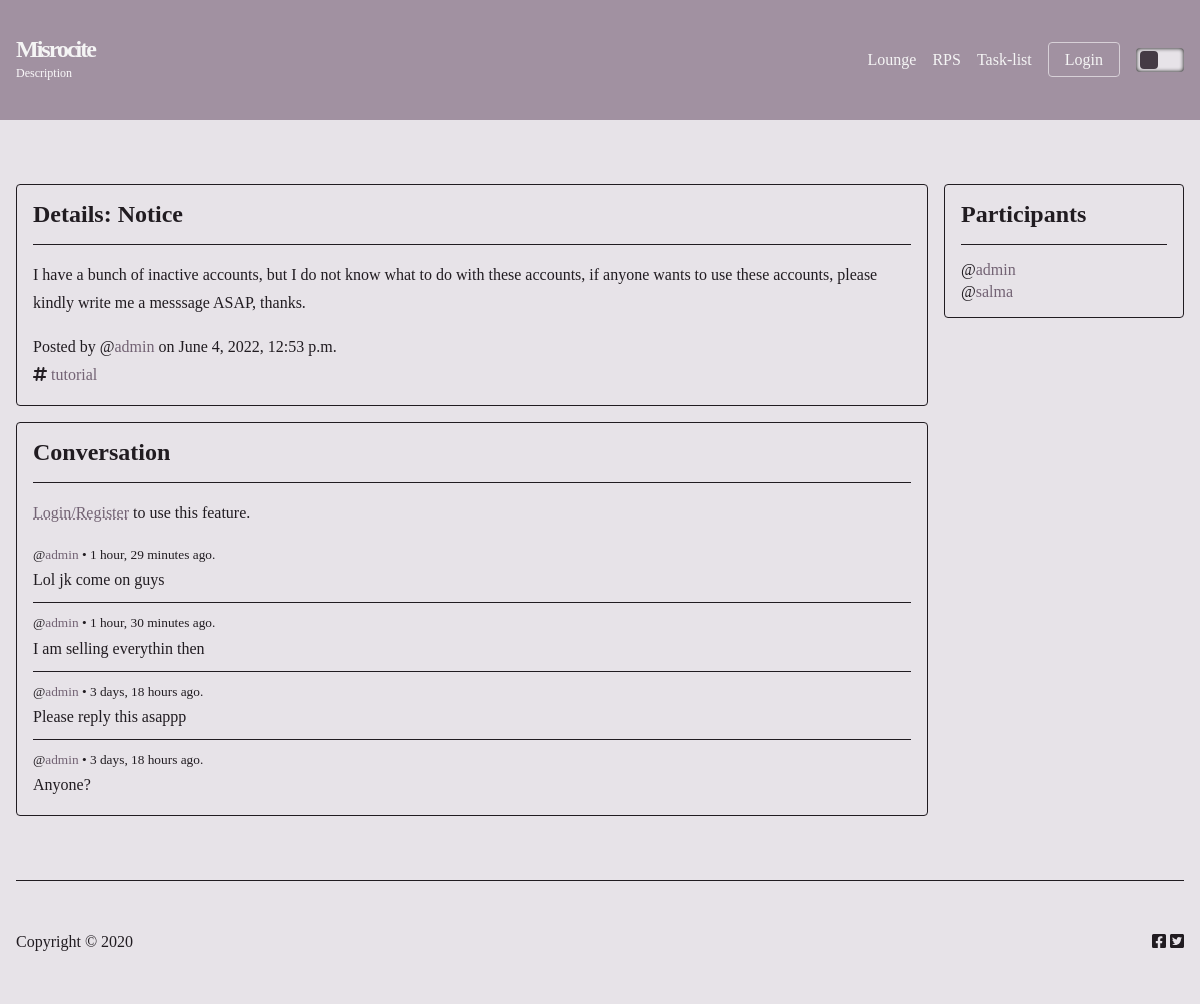
/lounge/2/, run on the app's committed database.
### base/models.py (models this page shows, shortened)
class Lounge(models.Model):
	host = models.ForeignKey(User, on_delete=models.SET_NULL, null=True)
	topic = models.ForeignKey(Topic, on_delete=models.SET_NULL, null=True)
	name = models.CharField(max_length=100)
	description = models.TextField(null=True, blank=True)
	participants = models.ManyToManyField(User, related_name='participants', blank=True)
	updated = models.DateTimeField(auto_now=True)
	created = models.DateTimeField(auto_now_add=True)
	class Meta(object):
		ordering = [
			'-updated',
			'-created',
		]

class Topic(models.Model):
	name = models.CharField(max_length=100)

class Message(models.Model):
	user = models.ForeignKey(User, on_delete=models.CASCADE)
	lounge = models.ForeignKey(Lounge, on_delete=models.CASCADE)
	body = models.TextField()
	updated = models.DateTimeField(auto_now=True)
	created = models.DateTimeField(auto_now_add=True)
	class Meta(object):
		ordering = [
			'-updated',
			'-created',
		]

### base/views.py (the view, shortened to what this page needs)
# urls.py: path('lounge/<id>/', lounge_details, name='lounge_details'),
def lounge_details(request, id):
	each = Lounge.objects.get(id=id)
	msgs = each.message_set.all().order_by('-created')
	parties = each.participants.all()
	topics = Topic.objects.all()
	param = {
		'lounge': each,
		'msgs': msgs,
		'parties': parties,
		'topics': topics,
	}
	return render(request, 'base/lounge-details.html', param)

### templates/base/lounge-details.html (shortened to what this page needs)
{% extends 'base.html' %}
{% block content %}
<section id="details">
    <div class="container">
        <div class="row">
            <div class="left">
                <div class="wrap">
                    <h2 class="text-title">Details: {{ lounge.name }}</h2>
                    <p class="description">{{lounge.description}}</p>
                    <p>Posted by @<a href="{% url 'profile' lounge.host.id %}" class="link">{{lounge.host.username}}</a> on {{lounge.created}}</p>
                    <div class="text-lower among-spaces">
                        <p class="text-tags">
                            <span class="fas fa-hashtag"></span>&nbsp;<a href="{% url 'lounge' %}?query={{ lounge.topic.name }}" class="link">{{lounge.topic.name}}</a>
                        </p>
                    </div>
                </div>
                <div class="forum wrap">
                    <h2 class="text-title">Conversation</h2>
                    {% if request.user.is_authenticated %}
                    <div class="comets">
                        <form action="{% url 'lounge_details' lounge.id %}" method="POST" class="among-spaces">
                            {% csrf_token %}
                            <input type="text" class="form-control" placeholder="Write a response..." name="comets" autocomplete="off" required="exactly" />
                            <button type="submit" class="btn btn-send" role="button">Send</button>
                        </form>
                    </div>
                    {% else %}
                    <div class="comets">
                    	<p><a href="{% url 'auth' %}" class="link underlined">Login/Register</a> to use this feature.</p>
                    </div>
                    {% endif %}
                    {% if msgs %}
                    {% for msg in msgs %}
                    <div class="forum-body">
                        <small class="among-spaces">
                            <p>@<a href="{% url 'profile' msg.user.id %}" class="link">{{ msg.user }}</a> • {{ msg.created|timesince }} ago.</p>
                        </small>
                        <p>{{msg.body}}</p>
                    </div>
                    {% endfor %}
                    {% else %}
                    <p>No conversation yet available.</p>
                    {% endif %}
                </div>
            </div>
            <div class="right">
                <div class="party wrap">
                    <h2 class="text-title">Participants</h2>
                    <ul class="list-group">
                        {% if parties %}
                        {% for party in parties %}
                        <li class="list-group-item">@<a href="{% url 'profile' party.id %}" class="link">{{ party }}</a></li>
                        {% endfor %}
                        {% else %}
                        <p>No participant just yet.</p>
                        {% endif %}
                    </ul>
                </div>
            </div>
        </div>
    </div>
</section>
{% endblock content %}

### templates/base.html (shortened to what this page needs)
{% load static %}
<!DOCTYPE html>
<html lang="en">
{% include "header.html" %}
<body class="base">
{% include "navbar.html" %}
	{% block content %}
	{% endblock content %}
{% include "footer.html" %}
</body>
</html>

### templates/header.html (shortened to what this page needs)
{% load static %}
<head>
	<link rel="stylesheet" href="https://cdnjs.cloudflare.com/ajax/libs/font-awesome/6.1.1/css/all.min.css">
	<link rel="stylesheet" href="{% static 'css/hamburger.css' %}">
	<link rel="stylesheet" href="{% static 'css/style.css' %}">
	<link rel="stylesheet" href="{% static 'css/game.css' %}">
	<link rel="stylesheet" href="{% static 'css/task.css' %}">
	<link rel="stylesheet" href="{% static 'css/animate.css' %}">
	<link rel="stylesheet" href="{% static 'css/media.css' %}">
</head>

### templates/navbar.html (shortened to what this page needs)
<nav class="navbar">
	<div class="container">
		<div class="row">
			<div class="logo">
	            <div class="logo-group">
	            	<a href="/">
						<h2>Misrocite</h2>
	            	</a>
					<p class="smol">Description</p>
	            </div>
			</div>
			<div class="menu">
				<ul>
					<li><a href="{% url 'lounge' %}">Lounge</a></li>
					<li><a href="{% url 'rps' %}">RPS</a></li>
					<li><a href="{% url 'task' %}">Task-list</a></li>
					{% if request.user.is_authenticated %}
					<li class="dropdown">
						<a href="#">@{{ user.username }}</a>
						<ul class="drop-dead">
							<li><a href="{% url 'profile' request.user.id %}">Profile</a></li>
							<li><a href="/admin/">Dashboard</a></li>
							<li><a href="{% url 'destroy' %}">Logout</a></li>
						</ul>
					</li>
					{% else %}
					<li><a href="{% url 'auth' %}" class="login">Login</a></li>
					{% endif %}
				</ul>
				<div class="bar">
					<div class="circle"></div>
				</div>
			</div>
		</div>
	</div>
</nav>

### templates/footer.html
<footer class="footer">
	<div class="container">
		<div class="row">
			<div class="copy">
				<p>Copyright &copy; 2020</p>
			</div>
			<ul class="social">
				<li><a href="#"><i class="fab fa-facebook-square"></i></a></li>
				<li><a href="#"><i class="fab fa-twitter-square"></i></a></li>
			</ul>
		</div>
	</div>
</footer>

### templates/script.html (shortened to what this page needs)
{% load static %}

### assets/css/style.css (style rules this page uses)
:root { --link-color: hsla(298deg, 8%, 42%, 1); --text-color: hsla(298deg, 8%, 12%, 1); --mute-color: hsla(298deg, 8%, 98%, 1); --background-color: hsla(298deg, 8%, 90%, 1); --primary-light-color: hsla(298deg, 8%, 60%, 1); --primary-normal-color: hsla(298deg, 8%, 42%, 1); --primary-dark-color: hsla(298deg, 8%, 25%, 1); --border-color: hsla(298deg, 8%, 83%, 1); --border-nox-color: hsla(298deg, 8%, 12%, 1); --tag-color: hsla(298deg, 8%, 82%, 1); --black: hsla(0deg, 0%, 0%, 1); --white: hsla(0deg, 0%, 96%, 1); --red: hsla(0deg, 20%, 42%, 1); --green: hsla(120deg, 20%, 42%, 1); --blue: hsla(210deg, 20%, 42%, 1); --yellow: hsla(72deg, 20%, 42%, 1); --header-size: 1.5rem; --normal-size: .em; --smol-size: .75em; }
*, *::before, *::after { margin: 0; padding: 0; box-sizing: border-box; }
p { font-size: var(--normal-size); line-height: 1.75; }
body { font-family: 'Ubuntu'; background-color: var(--background-color); color: var(--text-color); }
.row { display: flex; grid-gap: 1rem; }
.smol { font-size: var(--smol-size); color: var(--mute-color); }
a.link { color: var(--link-color); animation: blink 4200ms infinite; transition: all 300ms ease-in-out; text-decoration: none; }
.bar { width: 48px; height: 24px; background-color: var(--background-color); border-radius: .25rem; display: flex; align-items: center; position: relative; cursor: pointer; box-shadow: inset 0 0 .25rem var(--black); }
.circle { cursor: pointer; position: absolute; left: 4px; width: 18px; height: 18px; border-radius: .25rem; background-color: var(--primary-dark-color); transition: all 300ms ease-in-out; }
.navbar { position: relative; z-index: 19; }
.navbar .container { background-color: var(--primary-light-color); }
.navbar, .navbar a, .menu-mobile a { color: var(--white); }
.navbar a, .menu-mobile a { text-decoration: none; transition: all 300ms ease-in-out; }
.navbar .container .row { padding: .625rem 1rem; margin: auto; max-width: 1280px; width: 100%; height: 120px; justify-content: space-between; align-items: center; }
.jumbotron h1, .navbar .logo-group h2 { letter-spacing: -2px; }
.navbar .logo { display: flex; align-items: center; justify-content: center; grid-gap: 1rem; }
.navbar .menu { display: flex; grid-gap: 1rem; align-items: center; }
.navbar .menu ul { display: flex; grid-gap: 1rem; }
.navbar .menu ul li { list-style-type: none; }
.navbar .login { border: 1.5px solid var(--border-color); border-radius: .25rem; padding: .5rem 1rem; }
section { margin: auto; max-width: 1280px; width: 100%; padding: 4rem 1rem; }
.among-spaces { display: flex; justify-content: space-between; align-items: center; position: relative; }
.text-title { position: relative; border-bottom: 1px solid var(--border-nox-color); padding-bottom: 1rem; }
#details .left { flex: 1 0 360px; }
#details .description { margin-bottom: 1rem; }
#details .comets { margin: 1rem 0; }
#details .text-title { margin-bottom: 1rem; }
#details .right { flex: 0 0 240px; }
#details .wrap { padding: 1rem; border: 1px solid var(--border-nox-color); border-radius: .25rem; }
#details .forum { margin-top: 1rem; }
#details .party ul li { list-style-type: none; }
#details .party ul { display: flex; flex-direction: column; grid-gap: .25rem; }
#details .forum-body + .forum-body { padding-top: .5rem; margin-top: .5rem; border-top: 1px solid var(--border-nox-color); }
.underlined { text-decoration: underline!important; text-decoration-style: dotted!important; }
.footer, .footer a { color: var(--text-color); }
.footer { position: relative; width: 100%; }
.footer::before { content: ""; position: absolute; max-width: calc(1280px - 2rem); width: calc(100% - 2rem); height: 1px; top: 0; left: 50%; transform: translateX(-50%); background-color: var(--border-nox-color); }
.footer .container .row { margin: auto; max-width: 1280px; width: 100%; padding: 3rem 1rem; display: flex; align-items: center; justify-content: space-between; background-color: var(--background-color); }
.footer ul { display: flex; grid-gap: .25rem; align-items: center; }
.footer ul li { list-style-type: none; }

### data on the page
Lounge: name "Notice", description "I have a bunch of inactive accounts, but I do not know what to do with these accounts, if anyone wants to use these accounts, please kindly write me a messsage ASAP, thanks.", host.username "admin", created "June 4, 2022, 12:53 p.m.", topic.name "tutorial"
Message: user "admin", created "1 hour, 29 minutes", body "Lol jk come on guys"
Message: user "admin", created "1 hour, 30 minutes", body "I am selling everythin then"
Message: user "admin", created "3 days, 18 hours", body "Please reply this asappp"
Message: user "admin", created "3 days, 18 hours", body "Anyone?"

### other printed values
{{ party }} "admin"
{{ party }} "salma"
